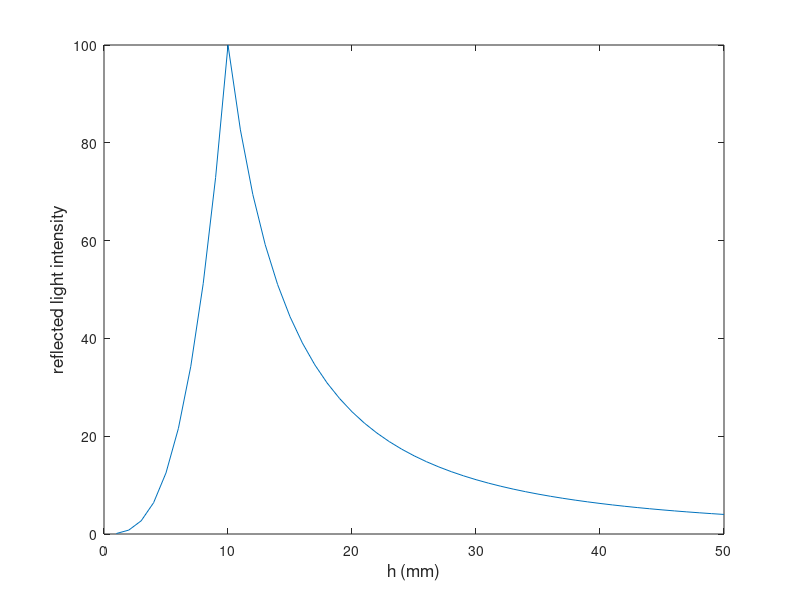

Recreate this plot in MATLAB. (Note: this script raises an error after producing the figure.)
%J Barrett Chesebrough
%ece 456-602
%hw 2
%% Problem 1

k0=1;
d0=10;
k2=.75;
L=1.5;
k1(1,50)=0; 
fLED(1,50)=0; 
F(1,50)=0;
h=1:1:50;

fMAX=k2*(L./(4*pi*(2*d0).^2));

for x=1:1:50
    if x<d0
    k1(x)=k0*(x/d0)^3;
    fLED(x)=fMAX;
    elseif x>=d0
    k1(x)=k0;
    fLED(x)=k2*(L./(4*pi*(2*x).^2));
    end
end

F=k1.*fLED;
rangeF=range(F)                             %(a) range F= 2.381e-7 <F< 2.381e-4
minF=min(F);
maxF=max(F);                                   
plot(h,F)                                   %(b) F vs h
grid on;
ylabel('flux (W/m^2)', 'fontsize', 12.5);
xlabel('h (mm)', 'fontsize', 12.5);

RLI=(F./fMAX)*100; 

plot(h,RLI);                               %(c) normalized flux vs RLI
ylabel('reflected light intensity', 'fontsize', 12.5);
xlabel('h (mm)', 'fontsize', 12.5);

i=5;                                        %(d) sensitivity
fSense5 = (F(i+1)-F(i))./(h(i+1)-h(i));     %fSensitivity(h=5)= 2.0367e-5
i=15;
fSense15 = (F(i+1)-F(i))./(h(i+1)-h(i));    %fSensitivty(h=15)=-1.2045e-5
i=25;
fSense25 = (F(i+1)-F(i))./(h(i+1)-h(i));    %fSensitivty(h=25)=-2.7016e-6

%% Problem 2

syms iS vT v 
n=3;

i=iS*(exp(v/(n*vT))-1);
% ln(i/iS) = ln(exp(v/(n*vT))-1)
% ln(i/iS) = v/(n*vT)
%        v = (n*vT)*ln(i/iS)                (a)

% (i2-i1)/E                                 (b)

iPRIME=diff(i,vT);

iS=25e-9; 
vT=23.5e-3;
v=.5;

iSENSE=-(iS*v*exp(v/(3*vT)))/(3*vT^2);      %(c) iSense= -0.0091

%% 2d part 1
V=-0.45:0.1:0.45; %set the voltage range
IS=25e-9; %set the reverse current
N = 3; % set the emission coefficient
Vt = [21:0.1:25]; % set the thermal voltage range, mV

[X1,Y1]=meshgrid(V,Vt); 
I=IS*(exp(X1./(N*10^(-3)*Y1))-1); %calculate current
figure(1); %create a new figure;
mesh(X1,Y1,I); %draw the 3D graph
xlabel('Voltage (v)'); %label the x-axis
ylabel('Thermal voltage (mV)');%label the y-axis
zlabel('Current (A)'); %label the z-axis

%% 2d part 2
I=.1:.01:20; %set the current range
IS=25e-9; %set the reverse current
N = 3; % set the emission coefficient
Vt = [21:0.1:25]; % set the thermal voltage range, mV

[X1,Y1]=meshgrid(I,Vt); 
V = (N.*Y1).*log(X1/IS); 
mesh(X1,Y1,V); %draw the 3D graph
zlabel('Voltage (v)'); %label the x-axis
ylabel('Thermal voltage (mV)');%label the y-axis
xlabel('Current (A)'); %label the z-axis

%% Problem 3
%(a)
% UltraSonic sensors have a deadband from 0 to 3cm because 
% the transmitted signal does not have enough distance to propagate
% in a meaningful way. The transfer function is equal to zero until 3cm. 

%% Problem 4

lField=100*3*12;
nPfield=18000;
nPrev=360;

pulseFoot=lField/nPfield; 
r=(pulseFoot*nPrev)/(2*pi)      %r=11.46 inches

%% Problem 6
%(a)
%#  bin     gray
%0  0000    0000
%1  0001    0001   
%2  0010    0011
%3  0011    0010
%4  0100    0110
%5  0101    0111
%6  0110    0101
%7  0111    0100
%8  1000    1100
%9  1001    1101
%10 1010    1111

%(b)
%all 4 bits change in binary going from 7 to 8 but only 1 changes for gray
%code. 
%7 = 0100 | 8 = 1100
%possible forms of 8:
%0110
%0101
%1100
%0000

%(c)
%Gray code resolves this problem by always only changing one bit between
%numbers. For logic, it means only having to utilize one gate to change a
%bit rather than a variable number of gates for binary, solving the
%multiple bit transition problem. 




